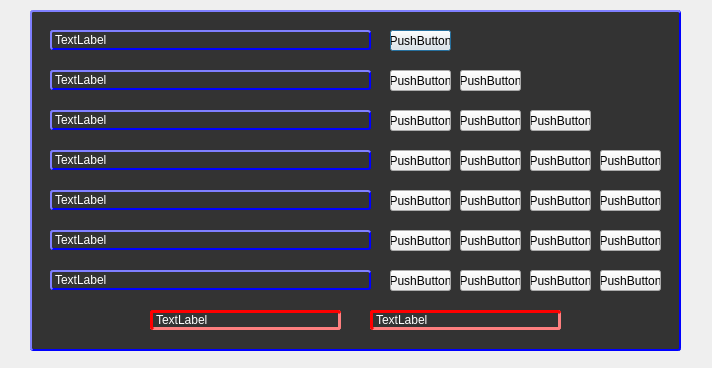
<?xml version="1.0" encoding="UTF-8"?>
<ui version="4.0">
 <class>Sec</class>
 <widget class="QDialog" name="Sec">
  <property name="geometry">
   <rect>
    <x>0</x>
    <y>0</y>
    <width>712</width>
    <height>368</height>
   </rect>
  </property>
  <property name="windowTitle">
   <string>Dialog</string>
  </property>
  <property name="styleSheet">
   <string notr="true">#Sec
{
background:url(:/Image/400x400.jpg);
}
QLabel
{
    border-style: outset;
    border-width: 2px;
    border-radius: 6px;
    border-color: blue;
 color:white;
}</string>
  </property>
  <widget class="QFrame" name="frame">
   <property name="geometry">
    <rect>
     <x>30</x>
     <y>10</y>
     <width>651</width>
     <height>341</height>
    </rect>
   </property>
   <property name="styleSheet">
    <string notr="true">QFrame
{
 background-color:#333;
    border-style: outset;
    border-width: 2px;
   border-radius:3px;
    border-color: blue;
}
QPushButton
{
text-align:middle;
}</string>
   </property>
   <property name="frameShape">
    <enum>QFrame::StyledPanel</enum>
   </property>
   <property name="frameShadow">
    <enum>QFrame::Raised</enum>
   </property>
   <widget class="QLabel" name="l2">
    <property name="geometry">
     <rect>
      <x>20</x>
      <y>60</y>
      <width>321</width>
      <height>20</height>
     </rect>
    </property>
    <property name="text">
     <string>TextLabel</string>
    </property>
   </widget>
   <widget class="QLabel" name="l1">
    <property name="geometry">
     <rect>
      <x>20</x>
      <y>20</y>
      <width>321</width>
      <height>20</height>
     </rect>
    </property>
    <property name="text">
     <string>TextLabel</string>
    </property>
   </widget>
   <widget class="QLabel" name="l7">
    <property name="geometry">
     <rect>
      <x>20</x>
      <y>260</y>
      <width>321</width>
      <height>20</height>
     </rect>
    </property>
    <property name="text">
     <string>TextLabel</string>
    </property>
   </widget>
   <widget class="QLabel" name="l5">
    <property name="geometry">
     <rect>
      <x>20</x>
      <y>180</y>
      <width>321</width>
      <height>20</height>
     </rect>
    </property>
    <property name="text">
     <string>TextLabel</string>
    </property>
   </widget>
   <widget class="QLabel" name="l6">
    <property name="geometry">
     <rect>
      <x>20</x>
      <y>220</y>
      <width>321</width>
      <height>20</height>
     </rect>
    </property>
    <property name="text">
     <string>TextLabel</string>
    </property>
   </widget>
   <widget class="QLabel" name="l4">
    <property name="geometry">
     <rect>
      <x>20</x>
      <y>140</y>
      <width>321</width>
      <height>20</height>
     </rect>
    </property>
    <property name="text">
     <string>TextLabel</string>
    </property>
   </widget>
   <widget class="QLabel" name="l3">
    <property name="geometry">
     <rect>
      <x>20</x>
      <y>100</y>
      <width>321</width>
      <height>20</height>
     </rect>
    </property>
    <property name="text">
     <string>TextLabel</string>
    </property>
   </widget>
   <widget class="QLabel" name="hit">
    <property name="geometry">
     <rect>
      <x>120</x>
      <y>300</y>
      <width>191</width>
      <height>20</height>
     </rect>
    </property>
    <property name="styleSheet">
     <string notr="true">QLabel
{

    border-style: inset;
    border-width: 3px;
   border-radius:3px;
    border-color: red;

}
</string>
    </property>
    <property name="text">
     <string>TextLabel</string>
    </property>
   </widget>
   <widget class="QLabel" name="fault">
    <property name="geometry">
     <rect>
      <x>340</x>
      <y>300</y>
      <width>191</width>
      <height>20</height>
     </rect>
    </property>
    <property name="styleSheet">
     <string notr="true">QLabel
{

    border-style: inset;
    border-width: 3px;
   border-radius:3px;
    border-color: red;

}
</string>
    </property>
    <property name="text">
     <string>TextLabel</string>
    </property>
   </widget>
   <widget class="QPushButton" name="b1">
    <property name="geometry">
     <rect>
      <x>360</x>
      <y>20</y>
      <width>61</width>
      <height>21</height>
     </rect>
    </property>
    <property name="text">
     <string>PushButton</string>
    </property>
   </widget>
   <widget class="QPushButton" name="b2">
    <property name="geometry">
     <rect>
      <x>360</x>
      <y>60</y>
      <width>61</width>
      <height>21</height>
     </rect>
    </property>
    <property name="text">
     <string>PushButton</string>
    </property>
   </widget>
   <widget class="QPushButton" name="b2_2">
    <property name="geometry">
     <rect>
      <x>430</x>
      <y>60</y>
      <width>61</width>
      <height>21</height>
     </rect>
    </property>
    <property name="text">
     <string>PushButton</string>
    </property>
   </widget>
   <widget class="QPushButton" name="b3">
    <property name="geometry">
     <rect>
      <x>360</x>
      <y>100</y>
      <width>61</width>
      <height>21</height>
     </rect>
    </property>
    <property name="text">
     <string>PushButton</string>
    </property>
   </widget>
   <widget class="QPushButton" name="b3_2">
    <property name="geometry">
     <rect>
      <x>430</x>
      <y>100</y>
      <width>61</width>
      <height>21</height>
     </rect>
    </property>
    <property name="text">
     <string>PushButton</string>
    </property>
   </widget>
   <widget class="QPushButton" name="b4_2">
    <property name="geometry">
     <rect>
      <x>430</x>
      <y>140</y>
      <width>61</width>
      <height>21</height>
     </rect>
    </property>
    <property name="text">
     <string>PushButton</string>
    </property>
   </widget>
   <widget class="QPushButton" name="b4">
    <property name="geometry">
     <rect>
      <x>360</x>
      <y>140</y>
      <width>61</width>
      <height>21</height>
     </rect>
    </property>
    <property name="text">
     <string>PushButton</string>
    </property>
   </widget>
   <widget class="QPushButton" name="b5_2">
    <property name="geometry">
     <rect>
      <x>430</x>
      <y>180</y>
      <width>61</width>
      <height>21</height>
     </rect>
    </property>
    <property name="text">
     <string>PushButton</string>
    </property>
   </widget>
   <widget class="QPushButton" name="b5">
    <property name="geometry">
     <rect>
      <x>360</x>
      <y>180</y>
      <width>61</width>
      <height>21</height>
     </rect>
    </property>
    <property name="text">
     <string>PushButton</string>
    </property>
   </widget>
   <widget class="QPushButton" name="b3_3">
    <property name="geometry">
     <rect>
      <x>500</x>
      <y>100</y>
      <width>61</width>
      <height>21</height>
     </rect>
    </property>
    <property name="text">
     <string>PushButton</string>
    </property>
   </widget>
   <widget class="QPushButton" name="b4_4">
    <property name="geometry">
     <rect>
      <x>570</x>
      <y>140</y>
      <width>61</width>
      <height>21</height>
     </rect>
    </property>
    <property name="text">
     <string>PushButton</string>
    </property>
   </widget>
   <widget class="QPushButton" name="b4_3">
    <property name="geometry">
     <rect>
      <x>500</x>
      <y>140</y>
      <width>61</width>
      <height>21</height>
     </rect>
    </property>
    <property name="text">
     <string>PushButton</string>
    </property>
   </widget>
   <widget class="QPushButton" name="b6_4">
    <property name="geometry">
     <rect>
      <x>570</x>
      <y>220</y>
      <width>61</width>
      <height>21</height>
     </rect>
    </property>
    <property name="text">
     <string>PushButton</string>
    </property>
   </widget>
   <widget class="QPushButton" name="b6_2">
    <property name="geometry">
     <rect>
      <x>430</x>
      <y>220</y>
      <width>61</width>
      <height>21</height>
     </rect>
    </property>
    <property name="text">
     <string>PushButton</string>
    </property>
   </widget>
   <widget class="QPushButton" name="b6_3">
    <property name="geometry">
     <rect>
      <x>500</x>
      <y>220</y>
      <width>61</width>
      <height>21</height>
     </rect>
    </property>
    <property name="text">
     <string>PushButton</string>
    </property>
   </widget>
   <widget class="QPushButton" name="b6">
    <property name="geometry">
     <rect>
      <x>360</x>
      <y>220</y>
      <width>61</width>
      <height>21</height>
     </rect>
    </property>
    <property name="text">
     <string>PushButton</string>
    </property>
   </widget>
   <widget class="QPushButton" name="b7_4">
    <property name="geometry">
     <rect>
      <x>570</x>
      <y>260</y>
      <width>61</width>
      <height>21</height>
     </rect>
    </property>
    <property name="text">
     <string>PushButton</string>
    </property>
   </widget>
   <widget class="QPushButton" name="b7_2">
    <property name="geometry">
     <rect>
      <x>430</x>
      <y>260</y>
      <width>61</width>
      <height>21</height>
     </rect>
    </property>
    <property name="text">
     <string>PushButton</string>
    </property>
   </widget>
   <widget class="QPushButton" name="b7_3">
    <property name="geometry">
     <rect>
      <x>500</x>
      <y>260</y>
      <width>61</width>
      <height>21</height>
     </rect>
    </property>
    <property name="text">
     <string>PushButton</string>
    </property>
   </widget>
   <widget class="QPushButton" name="b7">
    <property name="geometry">
     <rect>
      <x>360</x>
      <y>260</y>
      <width>61</width>
      <height>21</height>
     </rect>
    </property>
    <property name="text">
     <string>PushButton</string>
    </property>
   </widget>
   <widget class="QPushButton" name="b5_3">
    <property name="geometry">
     <rect>
      <x>500</x>
      <y>180</y>
      <width>61</width>
      <height>21</height>
     </rect>
    </property>
    <property name="text">
     <string>PushButton</string>
    </property>
   </widget>
   <widget class="QPushButton" name="b5_4">
    <property name="geometry">
     <rect>
      <x>570</x>
      <y>180</y>
      <width>61</width>
      <height>21</height>
     </rect>
    </property>
    <property name="text">
     <string>PushButton</string>
    </property>
   </widget>
  </widget>
 </widget>
 <resources/>
 <connections/>
</ui>
